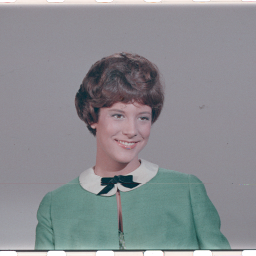
#> input picture rPi-camera/opencv/rpi/pruebas/female3.tiff, 256 x 256 px
$ python example14_opencv.py
#> lines starting #> are read from the running program, lines starting #| are printed output that depends on the picture
import cv2

img1 = cv2.imread('female3.tiff', 1)
#> img1 is the input picture: shape (256, 256, 3); mean B, G, R 144, 140, 137.6
img2 = cv2.imread('house.tiff', 1)
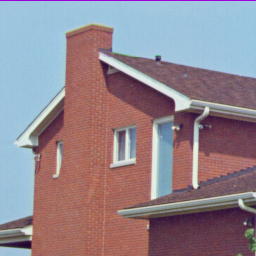
#> input picture rPi-camera/opencv/rpi/pruebas/house.tiff, 256 x 256 px
#> img2 is the input picture: shape (256, 256, 3); mean B, G, R 142, 133, 146.6
cv2.imshow('Image1', img1 * 2)
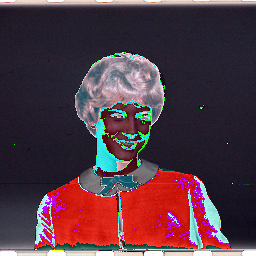
#> window 'Image1': shape (256, 256, 3); mean B, G, R 66.3, 55.7, 83
cv2.waitKey(0)
cv2.destroyAllWindows()
